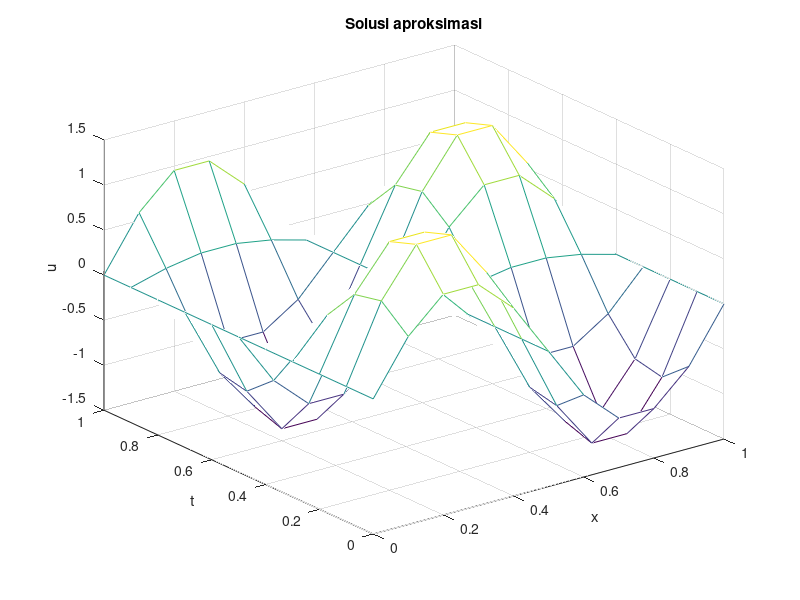
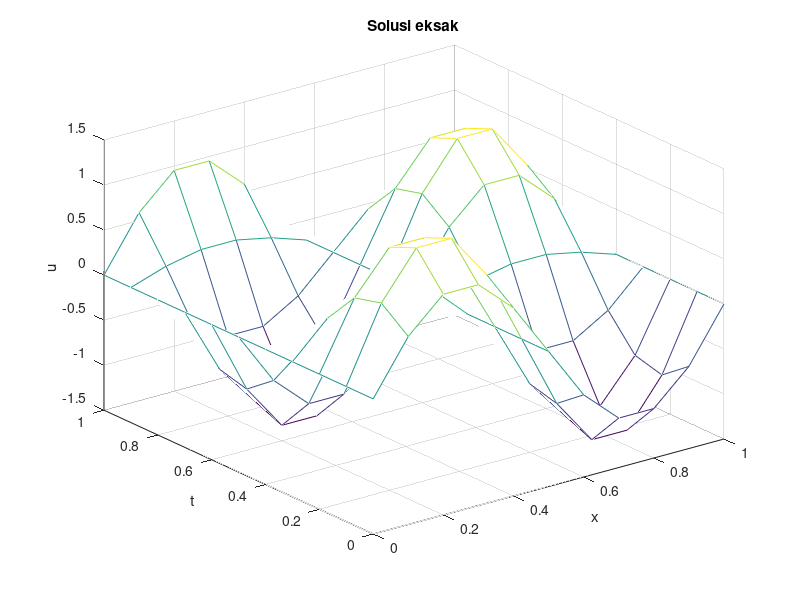
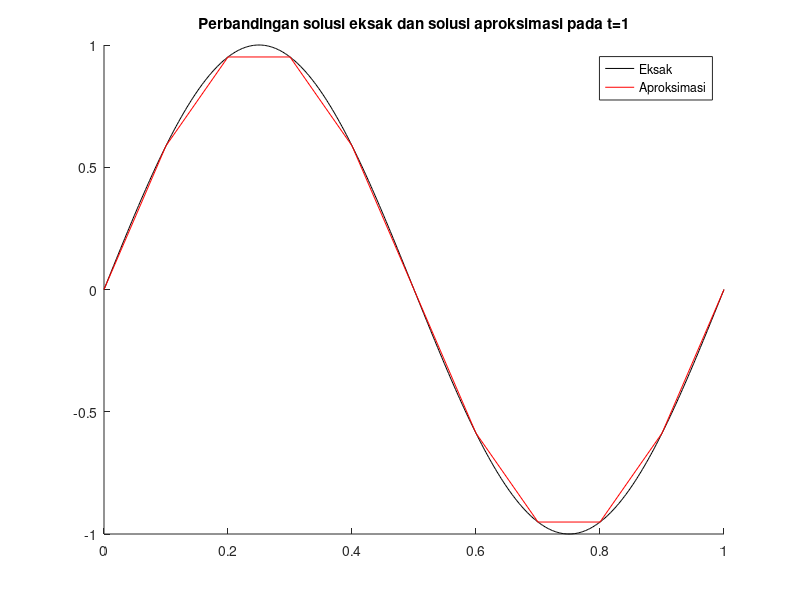

Reproduce these figures in MATLAB, in order.
clc;
clear all;
close all;
format long;

function [x, t, u] = wave(c, phi, psi, lb, rb, xb, xu, tb, tu, dx, dt)
  x = xb:dx:xu; %partisi xb sampai xu sebesar stepsize dx
  t = tb:dt:tu; %partisi tb sampai tu sebesar stepsize dt
  u = [];
  nt = length(t); %menyimpan panjang Nt
  nx = length(x); %menyimpan panjang Nx
  S = (c^2 * dt^2) / dx^2;

  %nilai awal u_j^0
  for j = 1:nx
    u(j, 1) = phi(x(j));
  endfor

  %nilai awal u_j^1
  for j = 2:nx-1
    u(j, 2) = (S/2) * (phi(x(j+1)) + phi(x(j-1))) + (1-S) * phi(x(j)) + dt * psi(x(j));
  endfor

  %syarat batas
  for n = 2:nt
    u(1, n) = lb(t(n));
    u(nx, n) = rb(t(n));
  endfor

  %persamaan beda u_j^(n+1)
  for n = 2:nt-1
    for j = 2:nx-1
      u(j, n+1) = S * (u(j+1, n) + u(j-1, n)) + 2 * (1-S) * u(j, n) - u(j, n-1);
    endfor
  endfor
endfunction

c = 1; %nilai c pada utt - c^2 uxx = 0
phi = @(x) sin(2*pi*x); %nilai awal u(x,0)
psi = @(x) 2*pi*sin(2*pi*x); %nilai awal ut(x,0)
lb = rb = @(t) 0; %syarat batas u(0,t) = u(1,t)
xb = 0; %batas bawah variabel x
xu = 1; %batas atas variabel x
tb = 0; %batas bawah variabel t
tu = 1; %batas atas variabel t
dx = 0.1; %stepsize h
dt = 0.1; %stepsize k

%solusi aproksimasi
[x, t, u] = wave(c, phi, psi, lb, rb, xb, xu, tb, tu, dx, dt);
[x'] %print nilai x
[t'] %print nilai t
[u'] %print solusi aproksimasi

%solusi eksak
sol = @(x, t) (sin(2*pi*x)*(cos(2*pi*t)+sin(2*pi*t)));

for j = 1:length(x)
  for n = 1:length(t)
    y(j, n) = sol(x(j), t(n));
  endfor
endfor

w1 = @(x) (sin(2.*pi.*x).*(cos(2.*pi)+sin(2.*pi))); %solusi eksak saat t = 1
[w1(x)'] %print solusi eksak

figure(1);
mesh(x, t, u');
xlabel("x");
ylabel("t");
zlabel("u");
title("Solusi aproksimasi");

figure(2);
mesh(x, t, y');
xlabel("x");
ylabel("t");
zlabel("u");
title("Solusi eksak");

figure(3);
hold on;
fplot(w1, [0, 1], 'k');
plot(x, u(:, length(t)), 'r');
legend('Eksak', 'Aproksimasi');
title("Perbandingan solusi eksak dan solusi aproksimasi pada t=1");
